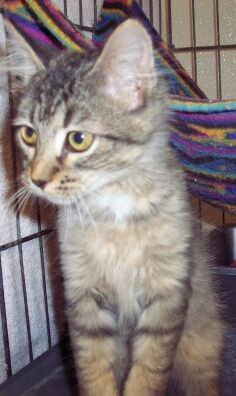
#> input picture images/cat_0000.jpg, 236 x 396 px
$ python MakeVideo.py
#> lines starting #> are read from the running program, lines starting #| are printed output that depends on the picture
import cv2
import os
import numpy as np

# Directory containing image files
image_directory = 'images'

# Output video file path
output_video_path = 'output_video.avi'

# Directory to save restored frames
restored_images_directory = 'restored_images'

# Create the restored images directory if it does not exist
os.makedirs(restored_images_directory, exist_ok=True)

# Get the list of image files in the directory
image_files = [img for img in os.listdir(image_directory) if img.endswith(".jpg")]

# Sort the image files to ensure they are in the correct order
# Get the first image to retrieve dimensions
first_image = cv2.imread(os.path.join(image_directory, image_files[0]))
#> first_image is the input picture: shape (396, 236, 3); mean B, G, R 123.7, 125.1, 135.7
height, width, layers = first_image.shape
#> height = 396; width = 236; layers = 3

# Shuffle columns of the frame (along the width)
random_indices = np.random.permutation(width)

# Define the codec and create a VideoWriter object
fourcc = cv2.VideoWriter_fourcc(*'MJPG')
video = cv2.VideoWriter(output_video_path, fourcc, 1, (width, height))

# Loop through the image files, shuffle columns, add them to the video, and save restored frames
for image_file in image_files:
    image_path = os.path.join(image_directory, image_file)
    frame = cv2.imread(image_path)
    frame = cv2.resize(frame, (width, height))

    # Shuffle columns of the frame (along the width)
    shuffled_frame = frame[:, random_indices]
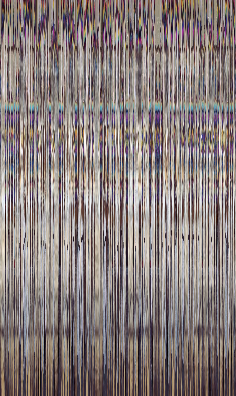
#> shuffled_frame: shape (396, 236, 3); mean B, G, R 123.7, 125.1, 135.7
    video.write(shuffled_frame)
#> pass 2 of the loop `for image_file in image_files:`:
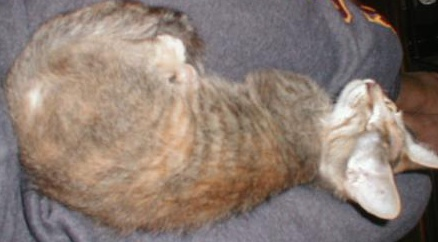
#> input picture images/cat_0001.jpg, 438 x 242 px
#> frame is the input picture: shape (242, 438, 3); mean B, G, R 114.2, 123.5, 139.6
#> `frame = cv2.resize(frame, (width, height))`:
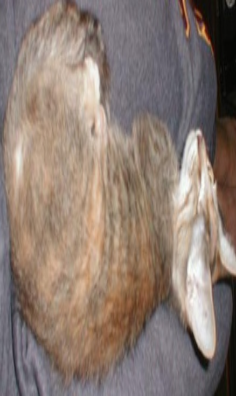
#> frame: shape (396, 236, 3); mean B, G, R 114.1, 123.3, 139.4
#> `shuffled_frame = frame[:, random_indices]`:
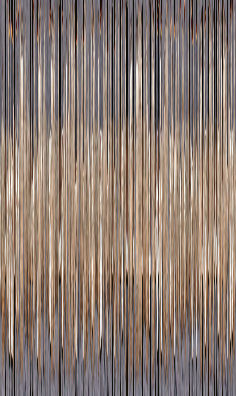
#> shuffled_frame: shape (396, 236, 3); mean B, G, R 114.1, 123.3, 139.4
#> pass 3 of the loop `for image_file in image_files:`:
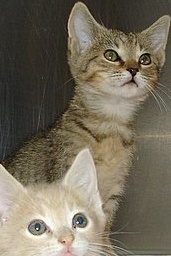
#> input picture images/cat_0002.jpg, 171 x 256 px
#> frame is the input picture: shape (256, 171, 3); mean B, G, R 90.9, 107.9, 115.6
#> `frame = cv2.resize(frame, (width, height))`:
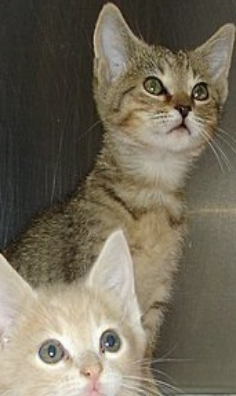
#> frame: shape (396, 236, 3); mean B, G, R 90.8, 107.7, 115.5
#> `shuffled_frame = frame[:, random_indices]`:
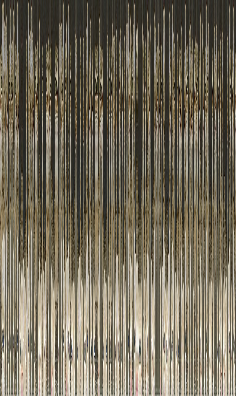
#> shuffled_frame: shape (396, 236, 3); mean B, G, R 90.8, 107.7, 115.5


# Release the VideoWriter and print a success message
video.release()
print(f"Video created successfully at: {output_video_path}")
# Open the video file
cap = cv2.VideoCapture(output_video_path)

# Check if the video file was opened successfully
if not cap.isOpened():
    print("Error: Could not open video file.")
    exit()

# Loop through the video frames and display restored frames
while True:
    # Read a frame from the video
    ret, frame = cap.read()
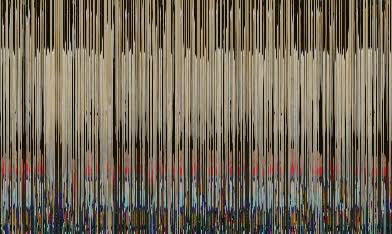
#> input picture frame 0 of output_video.avi, 392 x 234 px
#> frame is the input picture: shape (234, 392, 3); mean B, G, R 90.1, 106.2, 116.5

    # If the frame was not successfully read, break the loop
    if not ret:
        break
    # Save the original shuffled frame for restoration
    original_shuffled_frame = np.copy(shuffled_frame)

    # Restore the original order of columns for the frame
    restored_frame = np.zeros_like(shuffled_frame)
    for i, index in enumerate(random_indices):
        restored_frame[:, index] = original_shuffled_frame[:, i]

    # Save the restored frame to the restored images directory
    restored_image_path = os.path.join(restored_images_directory, f'restored_{image_file}')
    cv2.imwrite(restored_image_path, restored_frame)
    # Display the frame here (you can save or further process the frame if needed)
    cv2.imshow('Restored Video Frame', frame)

    # Wait for a key event and check if the 'q' key was pressed to exit the loop
    if cv2.waitKey(1) & 0xFF == ord('q'):
#> (key q is pressed here)
        break

# Release the video capture object and close any open windows
cap.release()
cv2.destroyAllWindows()

print(f"Restored frames saved in: {restored_images_directory}")
